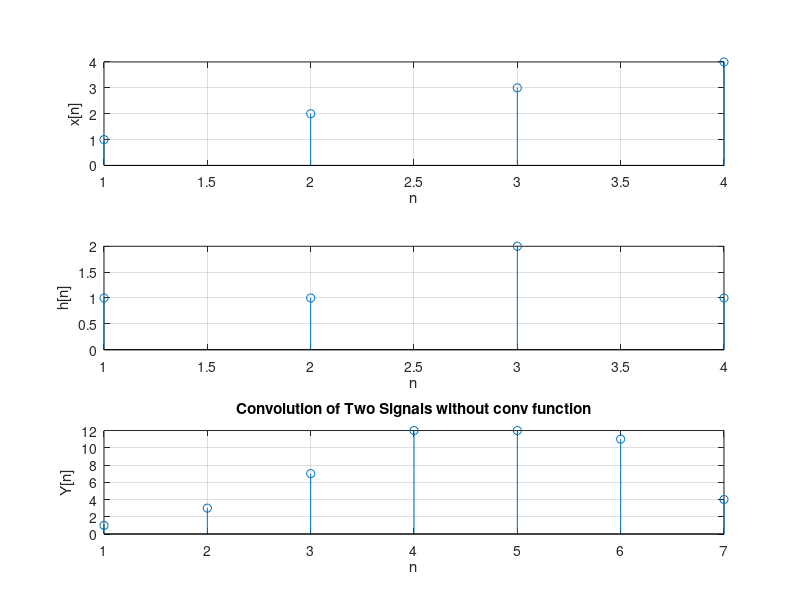

MATLAB code for this plot:

% 1. Write a code for convolution of two given DTSs without using
% inbuilt function.
% Step 1: Folding ( )
% Step 2: Shifting ( )
% Step 3: Multiplication
% Step 4: Addition sum of all the values of the product
% sequence to obtain output at


clc;
clear all;
close all;

% first signal x
x=[1, 2, 3, 4]; 
% second signal h
h=[1, 1, 2, 1];

% len 
m=length(x);
n=length(h);

% pad them
X=[x,zeros(1,n)];
H=[h,zeros(1,m)];

% max len of the sequence
max_len = n+m-1;

% using for loop
for i=1:n+m-1
    % initialize with 0
    conv_y(i)=0;
    
    for j=1:m
        if(i-j+1>0)
            conv_y(i)=conv_y(i)+X(j)*H(i-j+1);
        else
        end
    end
end


% plot results
figure;
subplot(3,1,1); stem(x); xlabel('n');
ylabel('x[n]'); grid on;

subplot(3,1,2); stem(h);
xlabel('n'); ylabel('h[n]'); grid on;

subplot(3,1,3); stem(conv_y);
ylabel('Y[n]'); xlabel('n'); grid on;
title('Convolution of Two Signals without conv function');